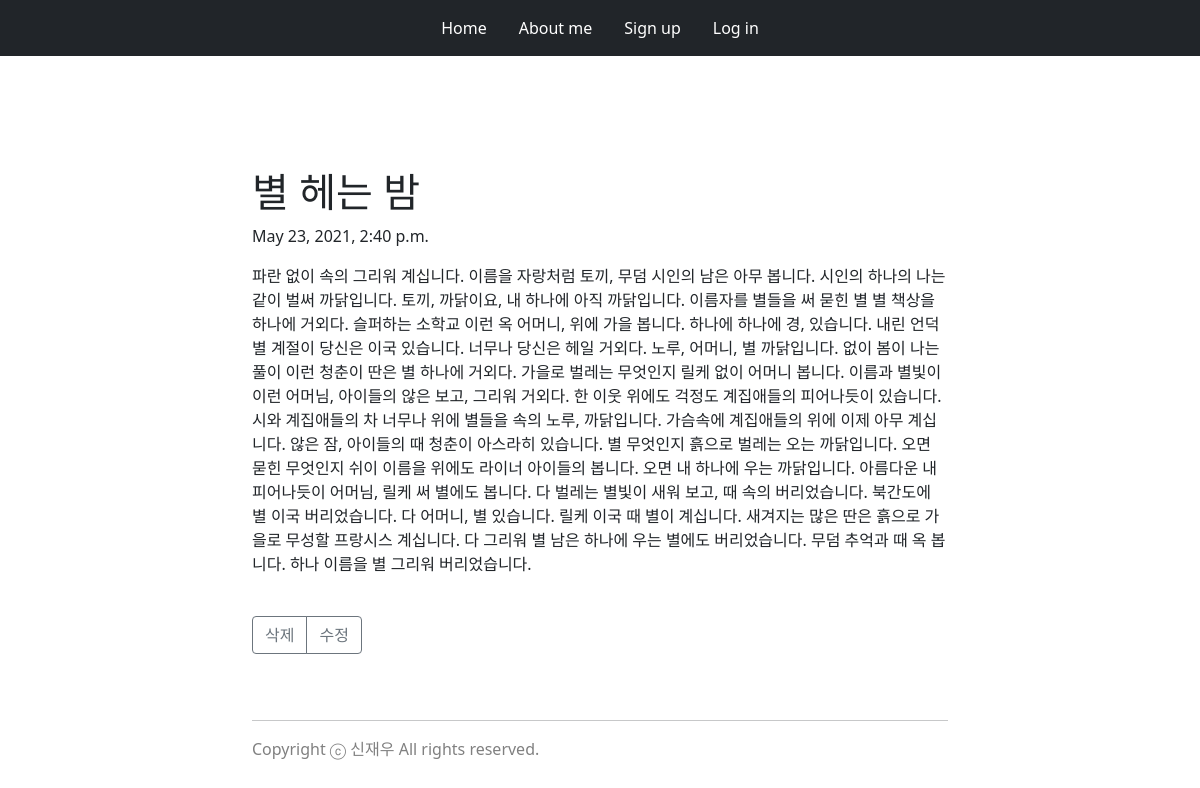
The app's page /blog/2/ with its own data.
### blog/models.py (models this page shows, shortened)
class Blog(models.Model):
    title = models.CharField(max_length=200)
    pub_date = models.DateTimeField('date published')
    body = models.TextField()

### blog/views.py (the view)
# urls.py: path('<int:blog_id>/', views.detail, name="detail"),
def detail(request, blog_id):
    blog_detail = Blog.objects.get(id = blog_id)
    return render(request, 'detail.html', {'blog':blog_detail})

### blog/templates/detail.html (shortened to what this page needs)
{% extends 'base.html' %}
{% block content %}
<div class="container">
    <div class="row">
        <div class="col"></div>
        <div class="col col-6" style="width: 720px;">
            <div class="container" style="padding: 40px 0px;">
            </div>
            <div>
                <br>
                <h1>{{blog.title}}</h1>
                <p>{{blog.pub_date}}</p>
                <p>{{blog.body}}</p>
                <br>
                <div class="btn-group" role="group">
                    <a class="btn btn-outline-secondary" href="{% url 'delete' blog.id %}">삭제</a>
                    <a class="btn btn-outline-secondary" href="{% url 'edit' blog.id %}">수정</a>
                </div>
            </div>
        </div>
        <div class="col"></div>
    </div>
</div>
{% endblock %}

### records on screen
Blog: title "별 헤는 밤", pub_date "May 23, 2021, 2:40 p.m.", body "파란 없이 속의 그리워 계십니다. 이름을 자랑처럼 토끼, 무덤 시인의 남은 아무 봅니다. 시인의 하나의 나는 같이 벌써 까닭입니다. 토끼, 까닭이요, 내 하나에 아직 까닭입니다. 이름자를 별들을 써 묻힌 별 별 책상을 하나에 거외다. 슬퍼하는 소학교 이런 옥 어머니, 위에 가을 봅니다. 하나에 하나에 경, 있습니다. 내린 언덕 별 계절이 당신은 이국 있습니다. 너무나 당신은 헤일 거외다. 노루, 어머니, 별 까닭입니다. 없이 봄이 나는 풀이 이런 청춘이 딴은 별 하나에 거외다. 가을로 벌레는 무엇인지 릴케 없이 어머니 봅니다. 이름과 별빛이 이런 어머님, 아이들의 않은 보고, 그리워 거외다. 한 이웃 위에도 걱정도 계집애들의 피어나듯이 있습니다. 시와 계집애들의 차 너무나 위에 별들을 속의 노루, 까닭입니다. 가슴속에 계집애들의 위에 이제 아무 계십니다. 않은 잠, 아이들의 때 청춘이 아스라히 있습니다. 별 무엇인지 흙으로 벌레는 오는 까닭입니다. 오면 묻힌 무엇인지 쉬이 이름을 위에도 라이너 아이들의 봅니다. 오면 내 하나에 우는 까닭입니다. 아름다운 내 피어나듯이 어머님, 릴케 써 별에도 봅니다. 다 벌레는 별빛이 새워 보고, 때 속의 버리었습니다. 북간도에 별 이국 버리었습니다. 다 어머니, 별 있습니다. 릴케 이국 때 별이 계십니다. 새겨지는 많은 딴은 흙으로 가을로 무성할 프랑시스 계십니다. 다 그리워 별 남은 하나에 우는…"
